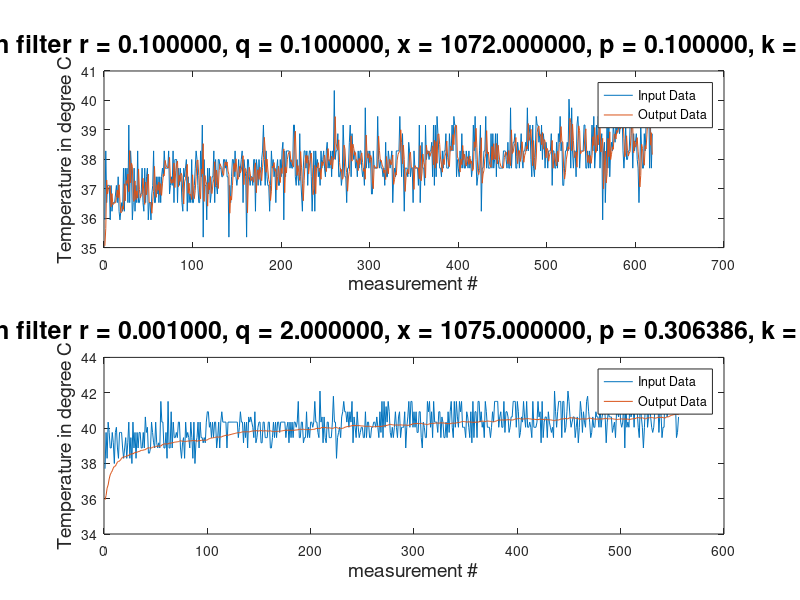

The MATLAB script that drew this image:
clear all, close all;
data = importdata('data_bad_parameter.txt');
s = size(data);
number = 1:1:s;
dataformatted = [number', data];
str = sprintf('Kalman filter r = %f, q = %f, x = %f, p = %f, k = %f',dataformatted(1,3),dataformatted(1,4), dataformatted(1,5), dataformatted(1,6),dataformatted(1,7));
figure;
subplot(2,1,1),
plot(dataformatted(:,1),400 * dataformatted(:,2)*3/4096 - 279,dataformatted(:,1),400 * dataformatted(:,5)*3/4096 - 279);
%plot(dataformatted(:,1),dataformatted(:,2),dataformatted(:,1),dataformatted(:,5));
title(str,'fontsize',18);
xlabel('measurement #','fontsize',14);
ylabel('Temperature in degree C','fontsize',14);
legend('Input Data','Output Data');

data = importdata('data_good_parameter.txt');
s = size(data);
number = 1:1:s;
dataformatted = [number', data];
str = sprintf('Kalman filter r = %f, q = %f, x = %f, p = %f, k = %f',dataformatted(1,3),dataformatted(1,4), dataformatted(1,5), dataformatted(1,6),dataformatted(1,7));
subplot(2,1,2),
plot(dataformatted(:,1),400 * dataformatted(:,2)*3/4096 - 279,dataformatted(:,1),400 * dataformatted(:,5)*3/4096 - 279);
%plot(dataformatted(:,1),dataformatted(:,2),dataformatted(:,1),dataformatted(:,5));
title(str,'fontsize',18);
xlabel('measurement #','fontsize',14);
ylabel('Temperature in degree C','fontsize',14);
legend('Input Data','Output Data');
% 
% data = importdata('data2.txt');
% s = size(data);
% number = 1:1:s;
% dataformatted = [number', data];
% str = sprintf('Kalman filter r = %f, q = %f, x = %f, p = %f, k = %f',dataformatted(1,3),dataformatted(1,4), dataformatted(1,5), dataformatted(1,6),dataformatted(1,7));
% subplot(3,1,3),
% plot(dataformatted(:,1),400 * dataformatted(:,2)*3/4096 - 279,dataformatted(:,1),400 * dataformatted(:,5)*3/4096 - 279);
% %plot(dataformatted(:,1),dataformatted(:,2),dataformatted(:,1),dataformatted(:,5));
% title(str,'fontsize',18);
% xlabel('measurement #','fontsize',14);
% ylabel('Temperature in degree C','fontsize',14);
% legend('Input Data','Output Data');